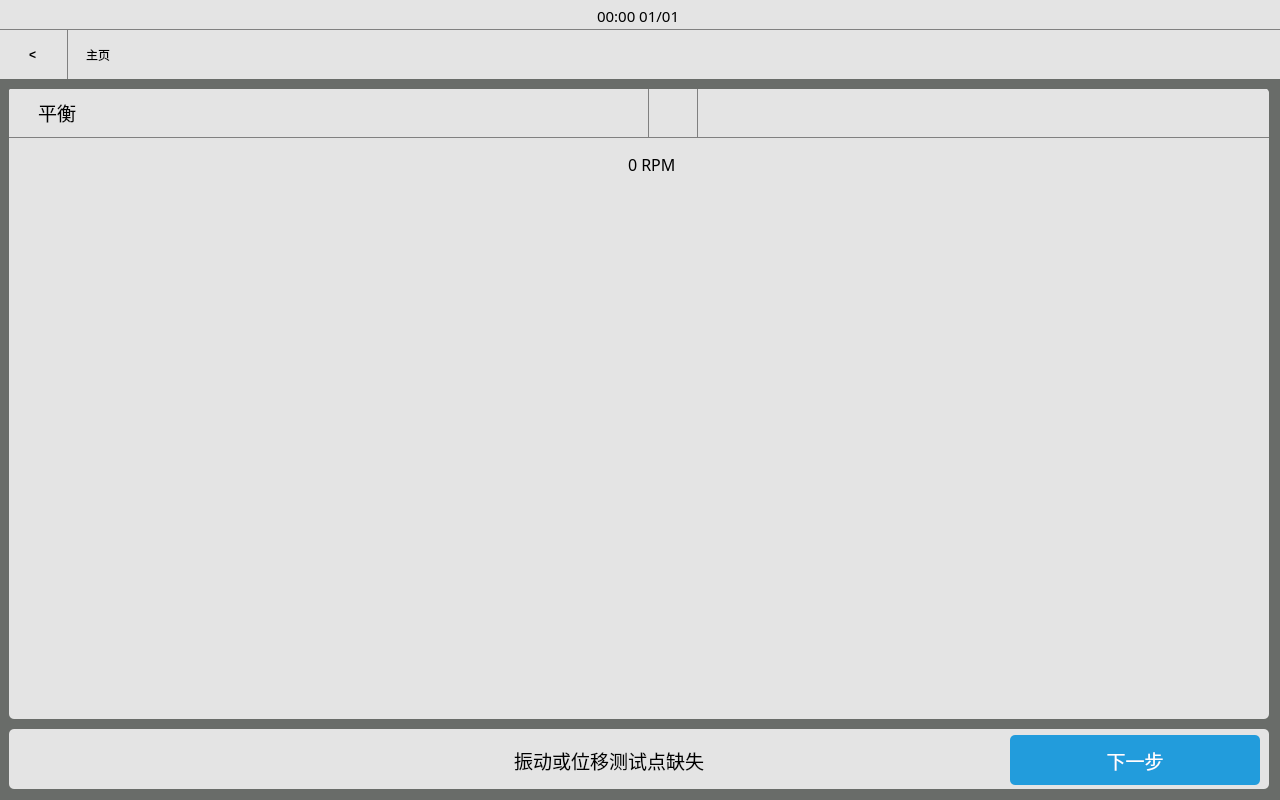
<?xml version="1.0" encoding="UTF-8"?>
<ui version="4.0">
 <class>JP_BalanceSetup</class>
 <widget class="QWidget" name="JP_BalanceSetup">
  <property name="geometry">
   <rect>
    <x>0</x>
    <y>0</y>
    <width>1280</width>
    <height>800</height>
   </rect>
  </property>
  <property name="minimumSize">
   <size>
    <width>1280</width>
    <height>800</height>
   </size>
  </property>
  <property name="maximumSize">
   <size>
    <width>1280</width>
    <height>800</height>
   </size>
  </property>
  <property name="styleSheet">
   <string notr="true"/>
  </property>
  <property name="JP_BalanceSetup" stdset="0">
   <string>Form</string>
  </property>
  <widget class="QWidget" name="verticalLayoutWidget">
   <property name="geometry">
    <rect>
     <x>-1</x>
     <y>-1</y>
     <width>1281</width>
     <height>801</height>
    </rect>
   </property>
   <layout class="QVBoxLayout" name="vbaseLayout" stretch="3,5,72">
    <property name="spacing">
     <number>0</number>
    </property>
    <item>
     <widget class="QFrame" name="base_statebar">
      <property name="styleSheet">
       <string notr="true">QFrame {
                                background-color: rgb(228, 228, 228)
                                }</string>
      </property>
      <property name="frameShape">
       <enum>QFrame::NoFrame</enum>
      </property>
      <property name="frameShadow">
       <enum>QFrame::Plain</enum>
      </property>
      <widget class="QWidget" name="horizontalLayoutWidget">
       <property name="geometry">
        <rect>
         <x>-1</x>
         <y>0</y>
         <width>1281</width>
         <height>33</height>
        </rect>
       </property>
       <layout class="QHBoxLayout" name="hstateLayout">
        <item>
         <widget class="QLabel" name="stateLabel_l">
          <property name="text">
           <string/>
          </property>
         </widget>
        </item>
        <item>
         <spacer name="hstatespace_l">
          <property name="orientation">
           <enum>Qt::Horizontal</enum>
          </property>
          <property name="sizeHint" stdset="0">
           <size>
            <width>40</width>
            <height>20</height>
           </size>
          </property>
         </spacer>
        </item>
        <item>
         <widget class="QLabel" name="stateLabel_datetime">
          <property name="font">
           <font>
            <family>微软雅黑</family>
            <pointsize>11</pointsize>
            <weight>50</weight>
            <bold>false</bold>
           </font>
          </property>
          <property name="text">
           <string>00:00 01/01</string>
          </property>
         </widget>
        </item>
        <item>
         <spacer name="hstatespace_r">
          <property name="orientation">
           <enum>Qt::Horizontal</enum>
          </property>
          <property name="sizeHint" stdset="0">
           <size>
            <width>40</width>
            <height>20</height>
           </size>
          </property>
         </spacer>
        </item>
        <item>
         <widget class="QLabel" name="stateLabel_r">
          <property name="text">
           <string/>
          </property>
         </widget>
        </item>
       </layout>
      </widget>
     </widget>
    </item>
    <item>
     <widget class="QFrame" name="base_navigationbar">
      <property name="styleSheet">
       <string notr="true">QFrame {
                                background-color: rgb(228, 228, 228);
                                border-top: 1px solid gray;
                                }</string>
      </property>
      <widget class="QWidget" name="horizontalLayoutWidget_2">
       <property name="geometry">
        <rect>
         <x>-1</x>
         <y>0</y>
         <width>1281</width>
         <height>52</height>
        </rect>
       </property>
       <layout class="QHBoxLayout" name="hnavigationLayout" stretch="0,121">
        <item>
         <widget class="QPushButton" name="naviBackBtn">
          <property name="minimumSize">
           <size>
            <width>70</width>
            <height>50</height>
           </size>
          </property>
          <property name="styleSheet">
           <string notr="true">QPushButton {
    border: none;
    background-color: rgb(228, 228, 228);
    color: black;
    padding: 5px;
    font: 18pt &quot;宋体&quot;;
    font-weight: bold;
    border-right:1px solid gray
}</string>
          </property>
          <property name="text">
           <string>&lt;</string>
          </property>
         </widget>
        </item>
        <item>
         <widget class="QWidget" name="widget" native="true">
          <widget class="QWidget" name="horizontalLayoutWidget_3">
           <property name="geometry">
            <rect>
             <x>-1</x>
             <y>0</y>
             <width>1211</width>
             <height>52</height>
            </rect>
           </property>
           <layout class="QHBoxLayout" name="horizontalLayout">
            <item>
             <widget class="QPushButton" name="naviBtn_l">
              <property name="minimumSize">
               <size>
                <width>50</width>
                <height>50</height>
               </size>
              </property>
              <property name="sizeIncrement">
               <size>
                <width>0</width>
                <height>0</height>
               </size>
              </property>
              <property name="styleSheet">
               <string notr="true">QPushButton {
    font: 14pt &quot;微软雅黑&quot;;
    border: none;
    background-color: rgb(228, 228, 228);
    }
</string>
              </property>
              <property name="text">
               <string>主页</string>
              </property>
             </widget>
            </item>
            <item>
             <widget class="QLabel" name="naviDirectoryBtn">
              <property name="styleSheet">
               <string notr="true">QLabel {
                                                                font: 14pt &quot;微软雅黑&quot;;
                                                                }</string>
              </property>
              <property name="text">
               <string/>
              </property>
             </widget>
            </item>
            <item>
             <spacer name="hNavilSpacer">
              <property name="orientation">
               <enum>Qt::Horizontal</enum>
              </property>
              <property name="sizeHint" stdset="0">
               <size>
                <width>40</width>
                <height>20</height>
               </size>
              </property>
             </spacer>
            </item>
            <item>
             <widget class="QPushButton" name="naviHelpBtn">
              <property name="minimumSize">
               <size>
                <width>50</width>
                <height>50</height>
               </size>
              </property>
              <property name="baseSize">
               <size>
                <width>40</width>
                <height>40</height>
               </size>
              </property>
              <property name="styleSheet">
               <string notr="true">QPushButton {
                                                                border: none;
                                                                background-color: rgb(228, 228,
                                                                228);
                                                                color: black;
                                                                padding: 5px;
                                                                }</string>
              </property>
              <property name="text">
               <string/>
              </property>
              <property name="icon">
               <iconset>
                <normalon>:/base_assets/base_assets/help.png</normalon>
               </iconset>
              </property>
              <property name="iconSize">
               <size>
                <width>40</width>
                <height>40</height>
               </size>
              </property>
             </widget>
            </item>
            <item>
             <widget class="QPushButton" name="naviSettingBtn">
              <property name="minimumSize">
               <size>
                <width>50</width>
                <height>50</height>
               </size>
              </property>
              <property name="styleSheet">
               <string notr="true">QPushButton {
                                                                border: none;
                                                                background-color: rgb(228, 228,
                                                                228);
                                                                color: black;
                                                                padding: 5px;
                                                                }</string>
              </property>
              <property name="text">
               <string/>
              </property>
              <property name="icon">
               <iconset>
                <normalon>:/base_assets/base_assets/setting.png</normalon>
               </iconset>
              </property>
              <property name="iconSize">
               <size>
                <width>40</width>
                <height>40</height>
               </size>
              </property>
             </widget>
            </item>
            <item>
             <widget class="QPushButton" name="naviHamburgerBtn">
              <property name="minimumSize">
               <size>
                <width>50</width>
                <height>50</height>
               </size>
              </property>
              <property name="styleSheet">
               <string notr="true">QPushButton {
                                                                border: none;
                                                                background-color: rgb(228, 228,
                                                                228);
                                                                color: black;
                                                                padding: 5px;
                                                                }</string>
              </property>
              <property name="text">
               <string/>
              </property>
              <property name="icon">
               <iconset>
                <normalon>:/navigation/hamburger/base_assets/hamburger.png</normalon>
               </iconset>
              </property>
              <property name="iconSize">
               <size>
                <width>40</width>
                <height>40</height>
               </size>
              </property>
             </widget>
            </item>
            <item>
             <spacer name="hNavilMarginSpacer">
              <property name="orientation">
               <enum>Qt::Horizontal</enum>
              </property>
              <property name="sizeType">
               <enum>QSizePolicy::Fixed</enum>
              </property>
              <property name="sizeHint" stdset="0">
               <size>
                <width>20</width>
                <height>20</height>
               </size>
              </property>
             </spacer>
            </item>
           </layout>
          </widget>
         </widget>
        </item>
       </layout>
      </widget>
     </widget>
    </item>
    <item>
     <widget class="QWidget" name="base_workspace" native="true">
      <property name="styleSheet">
       <string notr="true">/* background-color: rgb(122, 132, 131); */
                                background-color: rgb(105, 108, 105);</string>
      </property>
      <widget class="QWidget" name="workspaceContainer" native="true">
       <property name="geometry">
        <rect>
         <x>10</x>
         <y>10</y>
         <width>1260</width>
         <height>630</height>
        </rect>
       </property>
       <property name="styleSheet">
        <string notr="true">QWidget {
	background-color: rgb(228, 228, 228);
	border-radius: 5px;
}

</string>
       </property>
       <widget class="QWidget" name="verticalLayoutWidget_2">
        <property name="geometry">
         <rect>
          <x>-1</x>
          <y>-1</y>
          <width>1261</width>
          <height>626</height>
         </rect>
        </property>
        <layout class="QVBoxLayout" name="verticalLayout">
         <property name="spacing">
          <number>0</number>
         </property>
         <item>
          <widget class="QWidget" name="workspaceSetBar" native="true">
           <property name="minimumSize">
            <size>
             <width>0</width>
             <height>50</height>
            </size>
           </property>
           <property name="maximumSize">
            <size>
             <width>16777215</width>
             <height>50</height>
            </size>
           </property>
           <property name="styleSheet">
            <string notr="true">QWidget {
	border: none;
	border-bottom: 1px solid gray;
	background-color: transparent;
	border-radius: 0px;

}</string>
           </property>
           <widget class="QWidget" name="horizontalLayoutWidget_4">
            <property name="geometry">
             <rect>
              <x>0</x>
              <y>-4</y>
              <width>1261</width>
              <height>56</height>
             </rect>
            </property>
            <layout class="QHBoxLayout" name="horizontalLayout_2">
             <property name="spacing">
              <number>0</number>
             </property>
             <item>
              <spacer name="horizontalSpacer">
               <property name="orientation">
                <enum>Qt::Horizontal</enum>
               </property>
               <property name="sizeType">
                <enum>QSizePolicy::Fixed</enum>
               </property>
               <property name="sizeHint" stdset="0">
                <size>
                 <width>30</width>
                 <height>20</height>
                </size>
               </property>
              </spacer>
             </item>
             <item>
              <widget class="QLabel" name="setupBarLabel">
               <property name="font">
                <font>
                 <family>微软雅黑</family>
                 <pointsize>14</pointsize>
                </font>
               </property>
               <property name="styleSheet">
                <string notr="true">QLabel {
	border: none
}</string>
               </property>
               <property name="text">
                <string>平衡</string>
               </property>
              </widget>
             </item>
             <item>
              <spacer name="horizontalSpacer_3">
               <property name="orientation">
                <enum>Qt::Horizontal</enum>
               </property>
               <property name="sizeHint" stdset="0">
                <size>
                 <width>40</width>
                 <height>20</height>
                </size>
               </property>
              </spacer>
             </item>
             <item>
              <widget class="QPushButton" name="setupListButton">
               <property name="minimumSize">
                <size>
                 <width>50</width>
                 <height>50</height>
                </size>
               </property>
               <property name="maximumSize">
                <size>
                 <width>50</width>
                 <height>50</height>
                </size>
               </property>
               <property name="styleSheet">
                <string notr="true">QPushButton {
	border: none;
	border-radius: 0;

}</string>
               </property>
               <property name="text">
                <string/>
               </property>
               <property name="icon">
                <iconset>
                 <normalon>:/balancesetup/balancingsetup_assets/icon_balancesetup_list_gray.svg</normalon>
                </iconset>
               </property>
               <property name="iconSize">
                <size>
                 <width>25</width>
                 <height>25</height>
                </size>
               </property>
              </widget>
             </item>
             <item>
              <widget class="QPushButton" name="realtimeSensorButton">
               <property name="minimumSize">
                <size>
                 <width>50</width>
                 <height>50</height>
                </size>
               </property>
               <property name="maximumSize">
                <size>
                 <width>50</width>
                 <height>50</height>
                </size>
               </property>
               <property name="styleSheet">
                <string notr="true">QPushButton {
	border: none;
	border-right: 1px solid gray;
	border-left: 1px solid gray;
	border-radius: 0;

}</string>
               </property>
               <property name="text">
                <string/>
               </property>
               <property name="icon">
                <iconset>
                 <normalon>:/balancesetup/balancingsetup_assets/icon_balancesetup_eye_50.svg</normalon>
                </iconset>
               </property>
               <property name="iconSize">
                <size>
                 <width>30</width>
                 <height>30</height>
                </size>
               </property>
              </widget>
             </item>
             <item>
              <widget class="QPushButton" name="balanceSetupButton">
               <property name="minimumSize">
                <size>
                 <width>50</width>
                 <height>50</height>
                </size>
               </property>
               <property name="maximumSize">
                <size>
                 <width>50</width>
                 <height>50</height>
                </size>
               </property>
               <property name="styleSheet">
                <string notr="true">QPushButton {
	border: none;
	border-radius: 0;

}</string>
               </property>
               <property name="text">
                <string/>
               </property>
               <property name="icon">
                <iconset>
                 <normalon>:/balancesetup/balancingsetup_assets/icon_balancesetup_setting_gray_v.svg</normalon>
                </iconset>
               </property>
               <property name="iconSize">
                <size>
                 <width>30</width>
                 <height>30</height>
                </size>
               </property>
              </widget>
             </item>
             <item>
              <spacer name="horizontalSpacer_2">
               <property name="orientation">
                <enum>Qt::Horizontal</enum>
               </property>
               <property name="sizeHint" stdset="0">
                <size>
                 <width>40</width>
                 <height>20</height>
                </size>
               </property>
              </spacer>
             </item>
            </layout>
           </widget>
          </widget>
         </item>
         <item>
          <widget class="QWidget" name="workspaceStateBar" native="true">
           <property name="minimumSize">
            <size>
             <width>0</width>
             <height>50</height>
            </size>
           </property>
           <property name="maximumSize">
            <size>
             <width>16777215</width>
             <height>50</height>
            </size>
           </property>
           <property name="styleSheet">
            <string notr="true">QWidget {
	border: none;
	background-color: rgb(228, 228, 228);
	border-radius: 0px;
}</string>
           </property>
           <widget class="QWidget" name="horizontalLayoutWidget_5">
            <property name="geometry">
             <rect>
              <x>-1</x>
              <y>0</y>
              <width>1261</width>
              <height>52</height>
             </rect>
            </property>
            <layout class="QHBoxLayout" name="horizontalLayout_3">
             <property name="spacing">
              <number>0</number>
             </property>
             <item>
              <spacer name="horizontalSpacer_7">
               <property name="orientation">
                <enum>Qt::Horizontal</enum>
               </property>
               <property name="sizeType">
                <enum>QSizePolicy::Fixed</enum>
               </property>
               <property name="sizeHint" stdset="0">
                <size>
                 <width>60</width>
                 <height>20</height>
                </size>
               </property>
              </spacer>
             </item>
             <item>
              <widget class="QPushButton" name="eventButton">
               <property name="minimumSize">
                <size>
                 <width>50</width>
                 <height>50</height>
                </size>
               </property>
               <property name="maximumSize">
                <size>
                 <width>50</width>
                 <height>50</height>
                </size>
               </property>
               <property name="styleSheet">
                <string notr="true">QPushButton {
	border: none;
}</string>
               </property>
               <property name="text">
                <string/>
               </property>
               <property name="icon">
                <iconset>
                 <normalon>:/balancesetup/balancingsetup_assets/icon_balancesetup_collect_gray.svg</normalon>
                </iconset>
               </property>
               <property name="iconSize">
                <size>
                 <width>30</width>
                 <height>30</height>
                </size>
               </property>
              </widget>
             </item>
             <item>
              <widget class="QPushButton" name="liveSensorIconLabel">
               <property name="minimumSize">
                <size>
                 <width>50</width>
                 <height>50</height>
                </size>
               </property>
               <property name="maximumSize">
                <size>
                 <width>50</width>
                 <height>50</height>
                </size>
               </property>
               <property name="styleSheet">
                <string notr="true">QPushButton {
	border: none;
}</string>
               </property>
               <property name="text">
                <string/>
               </property>
               <property name="icon">
                <iconset>
                 <normalon>:/balancesetup/balancingsetup_assets/icon_balancesetup_camera_64.png</normalon>
                </iconset>
               </property>
               <property name="iconSize">
                <size>
                 <width>30</width>
                 <height>30</height>
                </size>
               </property>
              </widget>
             </item>
             <item>
              <widget class="QWidget" name="switchWidget" native="true">
               <property name="minimumSize">
                <size>
                 <width>60</width>
                 <height>40</height>
                </size>
               </property>
               <property name="maximumSize">
                <size>
                 <width>60</width>
                 <height>40</height>
                </size>
               </property>
               <property name="styleSheet">
                <string notr="true"/>
               </property>
              </widget>
             </item>
             <item>
              <spacer name="horizontalSpacer_5">
               <property name="orientation">
                <enum>Qt::Horizontal</enum>
               </property>
               <property name="sizeHint" stdset="0">
                <size>
                 <width>40</width>
                 <height>20</height>
                </size>
               </property>
              </spacer>
             </item>
             <item>
              <widget class="QPushButton" name="updateSpeedButton">
               <property name="minimumSize">
                <size>
                 <width>50</width>
                 <height>50</height>
                </size>
               </property>
               <property name="maximumSize">
                <size>
                 <width>50</width>
                 <height>50</height>
                </size>
               </property>
               <property name="styleSheet">
                <string notr="true">QPushButton {
	border: none;
}</string>
               </property>
               <property name="text">
                <string/>
               </property>
               <property name="icon">
                <iconset>
                 <normalon>:/balancesetup/balancingsetup_assets/icon_balancesetup_anticlockwise_gray.svg</normalon>
                </iconset>
               </property>
               <property name="iconSize">
                <size>
                 <width>30</width>
                 <height>30</height>
                </size>
               </property>
              </widget>
             </item>
             <item>
              <widget class="QLabel" name="speedShowLabel">
               <property name="minimumSize">
                <size>
                 <width>150</width>
                 <height>50</height>
                </size>
               </property>
               <property name="maximumSize">
                <size>
                 <width>150</width>
                 <height>50</height>
                </size>
               </property>
               <property name="font">
                <font>
                 <family>微软雅黑</family>
                 <pointsize>12</pointsize>
                </font>
               </property>
               <property name="styleSheet">
                <string notr="true">QLabel {
	border: none;
}</string>
               </property>
               <property name="text">
                <string>0 RPM</string>
               </property>
              </widget>
             </item>
             <item>
              <spacer name="horizontalSpacer_6">
               <property name="orientation">
                <enum>Qt::Horizontal</enum>
               </property>
               <property name="sizeHint" stdset="0">
                <size>
                 <width>40</width>
                 <height>20</height>
                </size>
               </property>
              </spacer>
             </item>
             <item>
              <widget class="QLabel" name="machineIconLabel">
               <property name="minimumSize">
                <size>
                 <width>80</width>
                 <height>50</height>
                </size>
               </property>
               <property name="maximumSize">
                <size>
                 <width>50</width>
                 <height>50</height>
                </size>
               </property>
               <property name="styleSheet">
                <string notr="true">QLabel {
	border: none;
}</string>
               </property>
               <property name="text">
                <string/>
               </property>
               <property name="pixmap">
                <pixmap resource="../../assets/assets.qrc">:/balancesetup/balancingsetup_assets/icon_balancesetup_ motor.svg</pixmap>
               </property>
               <property name="scaledContents">
                <bool>true</bool>
               </property>
               <property name="alignment">
                <set>Qt::AlignCenter</set>
               </property>
              </widget>
             </item>
             <item>
              <spacer name="horizontalSpacer_4">
               <property name="orientation">
                <enum>Qt::Horizontal</enum>
               </property>
               <property name="sizeType">
                <enum>QSizePolicy::Fixed</enum>
               </property>
               <property name="sizeHint" stdset="0">
                <size>
                 <width>60</width>
                 <height>20</height>
                </size>
               </property>
              </spacer>
             </item>
            </layout>
           </widget>
          </widget>
         </item>
         <item>
          <widget class="QScrollArea" name="scrollArea">
           <property name="font">
            <font>
             <family>微软雅黑</family>
             <pointsize>14</pointsize>
            </font>
           </property>
           <property name="styleSheet">
            <string notr="true">QScrollArea {
	border: none;
	background-color: rgb(228, 228, 228);
}</string>
           </property>
           <property name="widgetResizable">
            <bool>true</bool>
           </property>
           <widget class="QWidget" name="scrollAreaWidgetContents">
            <property name="geometry">
             <rect>
              <x>0</x>
              <y>0</y>
              <width>1259</width>
              <height>524</height>
             </rect>
            </property>
            <property name="styleSheet">
             <string notr="true">QWidget {
	border: none;
	background-color: rgb(228, 228, 228);

}
</string>
            </property>
           </widget>
          </widget>
         </item>
        </layout>
       </widget>
      </widget>
      <widget class="QWidget" name="buttomContainer" native="true">
       <property name="geometry">
        <rect>
         <x>10</x>
         <y>650</y>
         <width>1260</width>
         <height>60</height>
        </rect>
       </property>
       <property name="styleSheet">
        <string notr="true">QWidget {
	background-color: rgb(228, 228, 228);
	border-radius: 5px;
}</string>
       </property>
       <widget class="QWidget" name="horizontalLayoutWidget_6">
        <property name="geometry">
         <rect>
          <x>5</x>
          <y>5</y>
          <width>1246</width>
          <height>52</height>
         </rect>
        </property>
        <layout class="QHBoxLayout" name="horizontalLayout_4">
         <item>
          <spacer name="horizontalSpacer_8">
           <property name="orientation">
            <enum>Qt::Horizontal</enum>
           </property>
           <property name="sizeType">
            <enum>QSizePolicy::Fixed</enum>
           </property>
           <property name="sizeHint" stdset="0">
            <size>
             <width>500</width>
             <height>20</height>
            </size>
           </property>
          </spacer>
         </item>
         <item>
          <widget class="QLabel" name="buttomstateLabel">
           <property name="font">
            <font>
             <family>微软雅黑</family>
             <pointsize>14</pointsize>
            </font>
           </property>
           <property name="text">
            <string>振动或位移测试点缺失</string>
           </property>
          </widget>
         </item>
         <item>
          <spacer name="horizontalSpacer_9">
           <property name="orientation">
            <enum>Qt::Horizontal</enum>
           </property>
           <property name="sizeHint" stdset="0">
            <size>
             <width>40</width>
             <height>20</height>
            </size>
           </property>
          </spacer>
         </item>
         <item>
          <widget class="QPushButton" name="nextButton">
           <property name="minimumSize">
            <size>
             <width>250</width>
             <height>50</height>
            </size>
           </property>
           <property name="font">
            <font>
             <family>微软雅黑</family>
             <pointsize>14</pointsize>
            </font>
           </property>
           <property name="styleSheet">
            <string notr="true">QPushButton {
	background-color: rgb(34, 156, 220);
	color: rgb(255, 255, 255);
}</string>
           </property>
           <property name="text">
            <string>下一步</string>
           </property>
          </widget>
         </item>
        </layout>
       </widget>
      </widget>
     </widget>
    </item>
   </layout>
   <zorder>base_navigationbar</zorder>
   <zorder>base_workspace</zorder>
   <zorder>base_statebar</zorder>
  </widget>
 </widget>
 <resources>
  <include location="../../assets/assets.qrc"/>
  <include location="C:/Users/28581_000/assets/assets.qrc"/>
 </resources>
 <connections/>
</ui>
